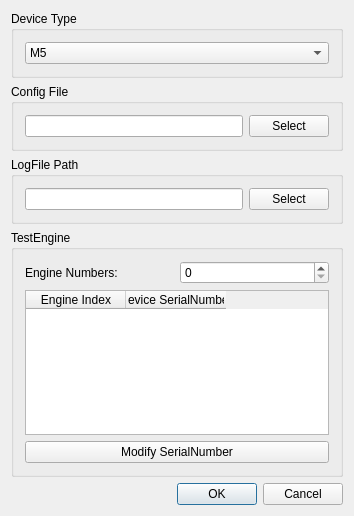
<?xml version="1.0" encoding="UTF-8"?>
<ui version="4.0">
 <class>LocalSettings</class>
 <widget class="QWidget" name="LocalSettings">
  <property name="windowModality">
   <enum>Qt::ApplicationModal</enum>
  </property>
  <property name="geometry">
   <rect>
    <x>0</x>
    <y>0</y>
    <width>354</width>
    <height>516</height>
   </rect>
  </property>
  <property name="windowTitle">
   <string>LocalSettings</string>
  </property>
  <layout class="QGridLayout" name="gridLayout_5">
   <item row="0" column="0">
    <widget class="QGroupBox" name="DeviceTypeGroupBox">
     <property name="title">
      <string>Device Type</string>
     </property>
     <layout class="QGridLayout" name="gridLayout">
      <item row="0" column="0">
       <widget class="QComboBox" name="DeviceTypeComboBox">
        <item>
         <property name="text">
          <string>M5</string>
         </property>
        </item>
        <item>
         <property name="text">
          <string>MPC04</string>
         </property>
        </item>
       </widget>
      </item>
     </layout>
    </widget>
   </item>
   <item row="1" column="0">
    <widget class="QGroupBox" name="ConfigFileGroupBox">
     <property name="title">
      <string>Config File</string>
     </property>
     <layout class="QGridLayout" name="gridLayout_2">
      <item row="0" column="0">
       <widget class="QLineEdit" name="ConfigFileLineEdit">
        <property name="readOnly">
         <bool>true</bool>
        </property>
       </widget>
      </item>
      <item row="0" column="1">
       <widget class="QPushButton" name="ConfigFilePushButton">
        <property name="text">
         <string>Select</string>
        </property>
       </widget>
      </item>
     </layout>
    </widget>
   </item>
   <item row="2" column="0">
    <widget class="QGroupBox" name="LogFilePathGroupBox">
     <property name="title">
      <string>LogFile Path</string>
     </property>
     <layout class="QGridLayout" name="gridLayout_3">
      <item row="0" column="0">
       <widget class="QLineEdit" name="LogFilePathLineEdit"/>
      </item>
      <item row="0" column="1">
       <widget class="QPushButton" name="LogFilePathPushButton">
        <property name="text">
         <string>Select</string>
        </property>
       </widget>
      </item>
     </layout>
    </widget>
   </item>
   <item row="3" column="0">
    <widget class="QGroupBox" name="TestEngineGroupBox">
     <property name="title">
      <string>TestEngine</string>
     </property>
     <layout class="QGridLayout" name="gridLayout_4">
      <item row="0" column="0">
       <widget class="QLabel" name="TestEngineNumberLabel">
        <property name="text">
         <string>Engine Numbers:</string>
        </property>
       </widget>
      </item>
      <item row="0" column="1">
       <widget class="QSpinBox" name="TestEngineNumberSpinBox">
        <property name="minimum">
         <number>0</number>
        </property>
        <property name="maximum">
         <number>20</number>
        </property>
       </widget>
      </item>
      <item row="1" column="0" colspan="2">
       <widget class="QTableWidget" name="TestEngineTableWidget">
        <property name="selectionBehavior">
         <enum>QAbstractItemView::SelectRows</enum>
        </property>
        <column>
         <property name="text">
          <string>Engine Index</string>
         </property>
        </column>
        <column>
         <property name="text">
          <string>Device SerialNumber</string>
         </property>
        </column>
       </widget>
      </item>
      <item row="2" column="0" colspan="2">
       <widget class="QPushButton" name="ModifySerialNumberPushButton">
        <property name="text">
         <string>Modify SerialNumber</string>
        </property>
       </widget>
      </item>
     </layout>
    </widget>
   </item>
   <item row="4" column="0">
    <widget class="QDialogButtonBox" name="buttonBox">
     <property name="standardButtons">
      <set>QDialogButtonBox::Cancel|QDialogButtonBox::Ok</set>
     </property>
    </widget>
   </item>
  </layout>
 </widget>
 <layoutdefault spacing="6" margin="11"/>
 <resources/>
 <connections/>
</ui>
